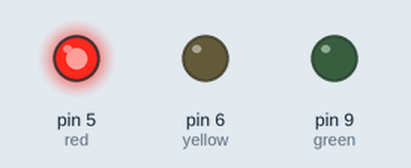
A sketch run on a simulated Arduino Uno, built with avr-gcc and run on an emulated ATmega328P. Parts: output pins drawn as LEDs (lit = HIGH).

Above: at 0.5 s.
At 2.5 s:
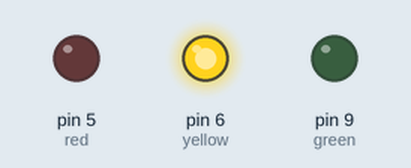
At 4.5 s:
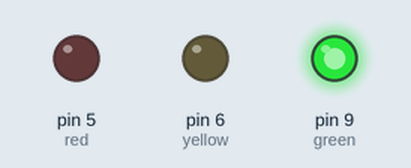
At 5.5 s:
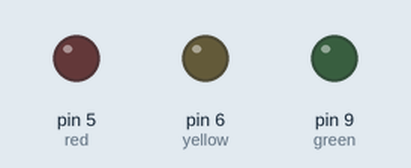
Timing chart, 0 to 7.8 s (numbered marks = the images above):
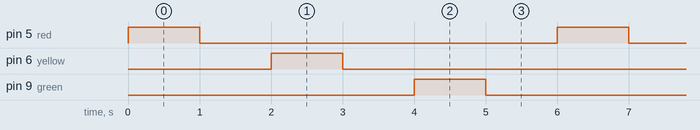

Measured:
- by itself, pin 5 (red), pin 6 (yellow), pin 9 (green): alternates HIGH for 1.0 s and LOW for 5.0 s
- by itself, everything shown: repeats every 6.0 s, in 6 steps

The sketch:

sketch_apr16a.ino
```cpp
int red = 5;
int yellow = 6;
int green = 9;
void setup()
{
  pinMode(red, OUTPUT);
  pinMode(yellow, OUTPUT);
  pinMode(green, OUTPUT);
}

void loop()
{
  digitalWrite(red, HIGH);
  delay(1000); // Wait for 1000 millisecond(s)
  digitalWrite(red, LOW);
  delay(1000); // Wait for 1000 millisecond(s)
  digitalWrite(yellow, HIGH);
  delay(1000); // Wait for 1000 millisecond(s)
  digitalWrite(yellow, LOW);
  delay(1000); // Wait for 1000 millisecond(s)
  digitalWrite(green, HIGH);
  delay(1000); // Wait for 1000 millisecond(s)
  digitalWrite(green, LOW);
  delay(1000); // Wait for 1000 millisecond(s)
}
```
